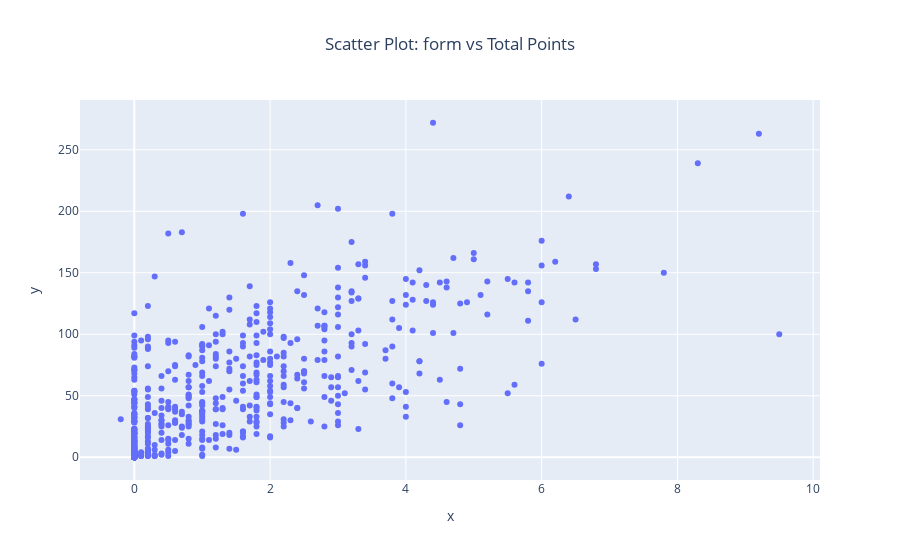
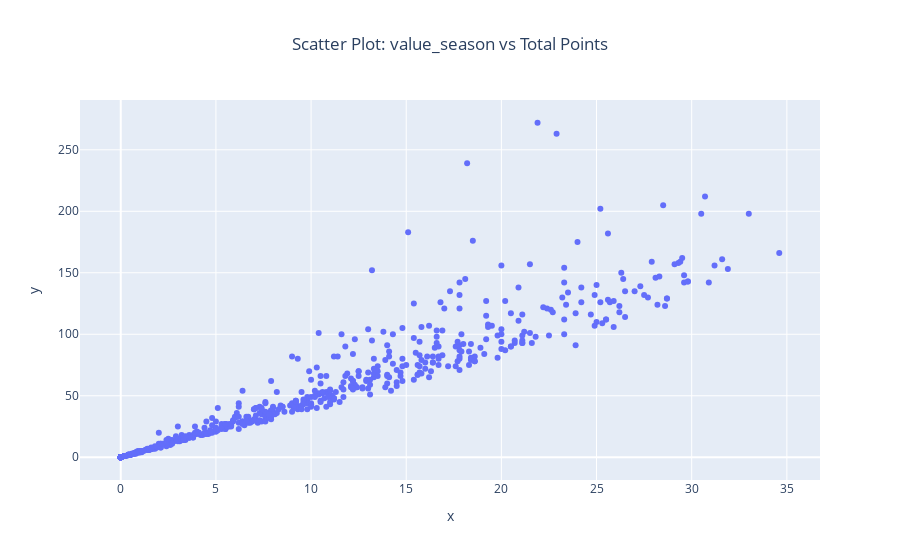
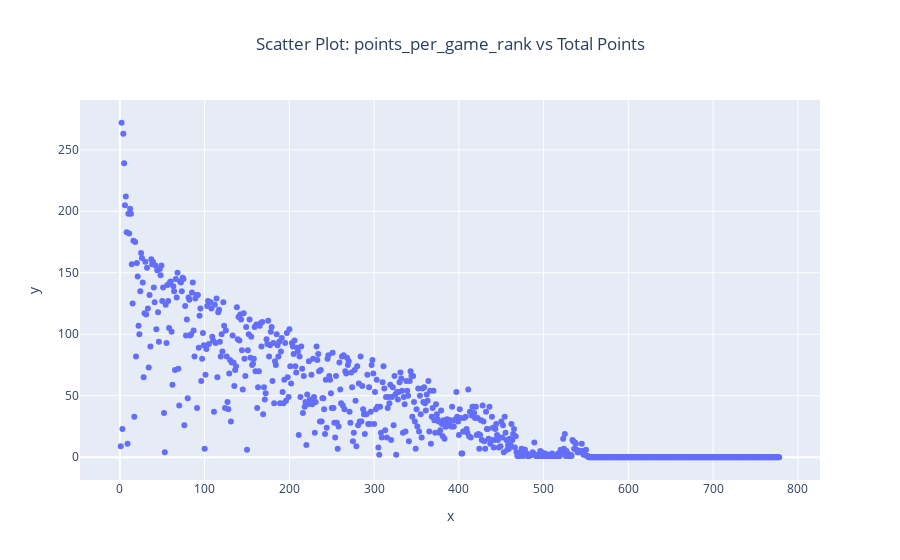
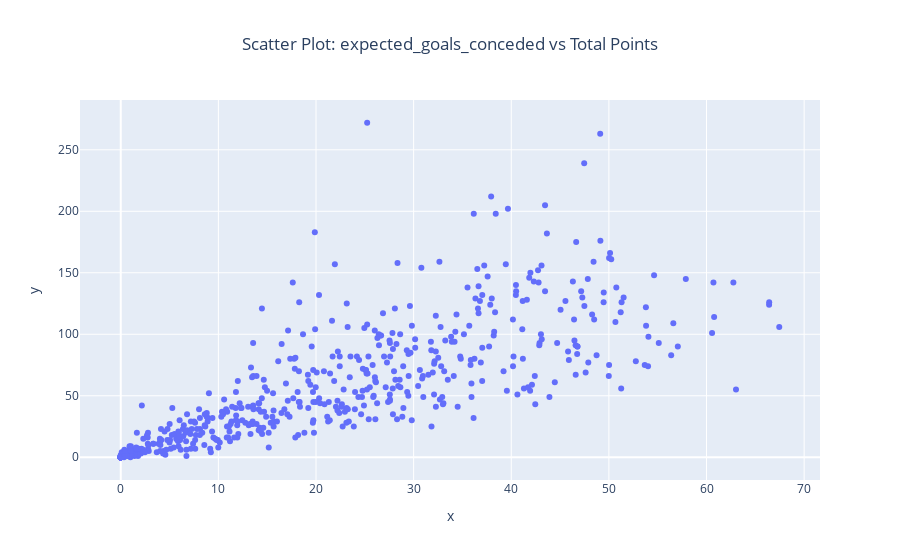

The cell these charts' notebook holds for them, in order:
### Code cell
Features_main = Prem_df_subset[['form','value_season','points_per_game_rank','expected_goals_conceded','influence','starts','minutes','selected_rank','clean_sheets']]
Labels_main = Prem_df_subset[['total_points']]

for feature_column in Features_main.columns:
    fig = px.scatter(x=Features_main[feature_column], y=Labels_main['total_points'], title=f'Scatter Plot: {feature_column} vs Total Points')
    fig.update_layout(title_x=0.5)
    fig.show()

### Figure 1 — Plotly figure (JSON) as saved in the notebook; plotly's stock layout.template omitted (floating-point values rounded to 4 significant figures; data arrays with more than 128 entries replaced by an {"elided": "..."} marker saying what was removed)
{"data": [{"hovertemplate": "x=%{x}<br>y=%{y}<extra></extra>", "legendgroup": "", "marker": {"color": "#636efa", "symbol": "circle"}, "mode": "markers", "name": "", "orientation": "v", "showlegend": false, "type": "scatter", "x": {"elided": "778 float values"}, "xaxis": "x", "y": {"elided": "778 int values"}, "yaxis": "y"}], "layout": {"legend": {"tracegroupgap": 0}, "title": {"text": "Scatter Plot: form vs Total Points", "x": 0.5}, "xaxis": {"anchor": "y", "domain": [0, 1], "title": {"text": "x"}}, "yaxis": {"anchor": "x", "domain": [0, 1], "title": {"text": "y"}}}}

### Figure 2 — Plotly figure (JSON) as saved in the notebook; plotly's stock layout.template omitted (floating-point values rounded to 4 significant figures; data arrays with more than 128 entries replaced by an {"elided": "..."} marker saying what was removed)
{"data": [{"hovertemplate": "x=%{x}<br>y=%{y}<extra></extra>", "legendgroup": "", "marker": {"color": "#636efa", "symbol": "circle"}, "mode": "markers", "name": "", "orientation": "v", "showlegend": false, "type": "scatter", "x": {"elided": "778 float values"}, "xaxis": "x", "y": {"elided": "778 int values"}, "yaxis": "y"}], "layout": {"legend": {"tracegroupgap": 0}, "title": {"text": "Scatter Plot: value_season vs Total Points", "x": 0.5}, "xaxis": {"anchor": "y", "domain": [0, 1], "title": {"text": "x"}}, "yaxis": {"anchor": "x", "domain": [0, 1], "title": {"text": "y"}}}}

### Figure 3 — Plotly figure (JSON) as saved in the notebook; plotly's stock layout.template omitted (floating-point values rounded to 4 significant figures; data arrays with more than 128 entries replaced by an {"elided": "..."} marker saying what was removed)
{"data": [{"hovertemplate": "x=%{x}<br>y=%{y}<extra></extra>", "legendgroup": "", "marker": {"color": "#636efa", "symbol": "circle"}, "mode": "markers", "name": "", "orientation": "v", "showlegend": false, "type": "scatter", "x": {"elided": "778 int values"}, "xaxis": "x", "y": {"elided": "778 int values"}, "yaxis": "y"}], "layout": {"legend": {"tracegroupgap": 0}, "title": {"text": "Scatter Plot: points_per_game_rank vs Total Points", "x": 0.5}, "xaxis": {"anchor": "y", "domain": [0, 1], "title": {"text": "x"}}, "yaxis": {"anchor": "x", "domain": [0, 1], "title": {"text": "y"}}}}

### Figure 4 — Plotly figure (JSON) as saved in the notebook; plotly's stock layout.template omitted (floating-point values rounded to 4 significant figures; data arrays with more than 128 entries replaced by an {"elided": "..."} marker saying what was removed)
{"data": [{"hovertemplate": "x=%{x}<br>y=%{y}<extra></extra>", "legendgroup": "", "marker": {"color": "#636efa", "symbol": "circle"}, "mode": "markers", "name": "", "orientation": "v", "showlegend": false, "type": "scatter", "x": {"elided": "778 float values"}, "xaxis": "x", "y": {"elided": "778 int values"}, "yaxis": "y"}], "layout": {"legend": {"tracegroupgap": 0}, "title": {"text": "Scatter Plot: expected_goals_conceded vs Total Points", "x": 0.5}, "xaxis": {"anchor": "y", "domain": [0, 1], "title": {"text": "x"}}, "yaxis": {"anchor": "x", "domain": [0, 1], "title": {"text": "y"}}}}
